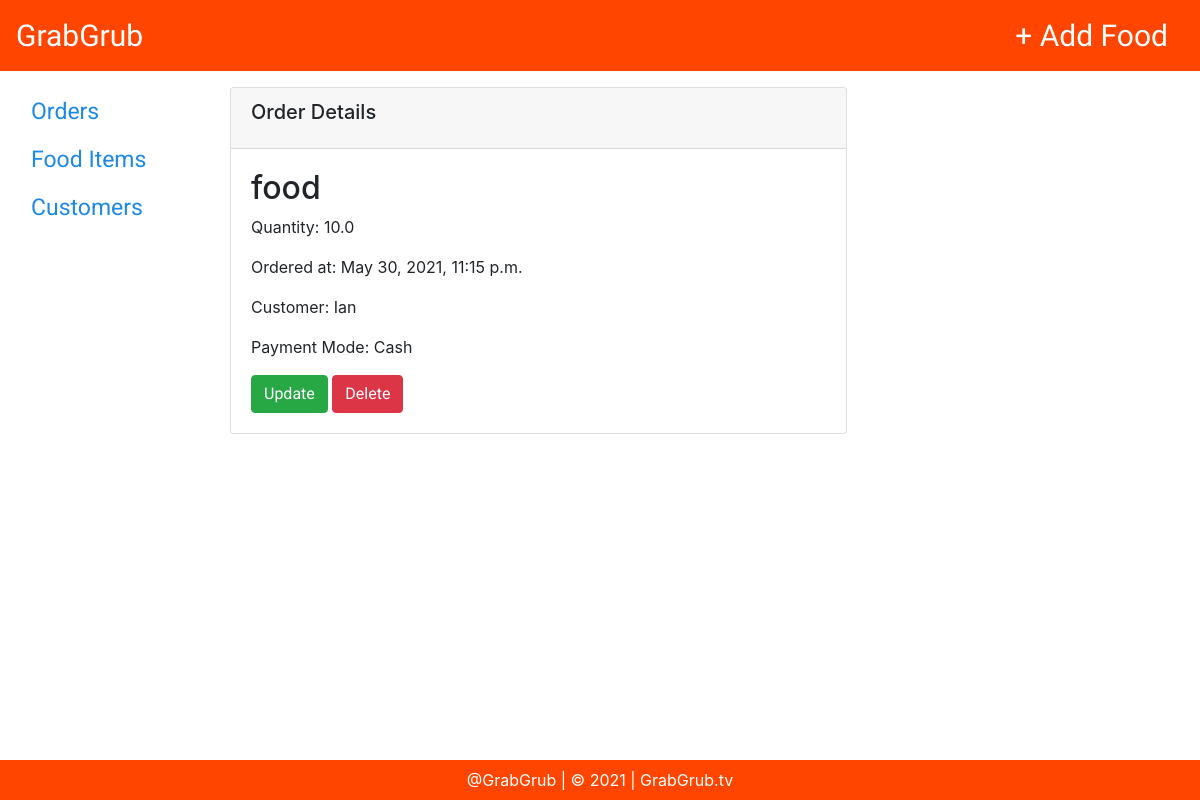
Screenshot of /view_order_details/1/ with the database file from the repository.
### Kiosk/models.py (models this page shows, shortened)
class Order(models.Model):
    food = models.ForeignKey(Food, on_delete=models.CASCADE)
    qty = models.FloatField(max_length=300)
    ordered_at = models.DateTimeField(blank=True, null=True)
    cust_order = models.ForeignKey(Customer, on_delete=models.CASCADE)
    payment_mode = models.CharField(max_length=300)

class Food(models.Model):
    name = models.CharField(max_length=300)
    desc = models.CharField(max_length=300)
    price = models.FloatField(max_length=300)
    created_at = models.DateTimeField(blank=True, null=True)

class Customer(models.Model):
    name = CharField(max_length=300)
    address = CharField(max_length=300)
    city = CharField(max_length=300)

### Kiosk/views.py (the view)
# urls.py: path('view_order_details/<int:pk>/', views.view_order_details, name='view_order_details'),
def view_order_details(request, pk):
	o = get_object_or_404(Order, pk=pk)
	return render(request, 'Kiosk/order_details.html', {'o': o})

### Kiosk/templates/Kiosk/order_details.html (shortened to what this page needs)
{% extends 'Kiosk/base.html' %}
{% load static %}
{% block content %}
	<div class="col-md-8">
		<div class="card">
			<div class="card-header">
				<h5 class="card-title"> Order Details </h5>
			</div>
			<div class="card-body">
				<h2> {{o.food.name}}</h2>
				<p> Quantity: {{o.qty}} </p>
				<p> Ordered at: {{o.ordered_at}} </p>
				<p> Customer: {{o.cust_order.name}}</p>
				<p> Payment Mode: {{o.payment_mode}}</p>
					<a href="{% url 'update_order' pk=o.pk %}"  class="btn btn-success">Update</a>
					<a href="{% url 'delete_order' pk=o.pk %}"  class="btn btn-danger">Delete</a>
			</div>
		</div>
	</div>
{% endblock %}

### rows the page displays
Order: food.name "food", qty "10.0", ordered_at "May 30, 2021, 11:15 p.m.", cust_order.name "Ian", payment_mode "Cash"
